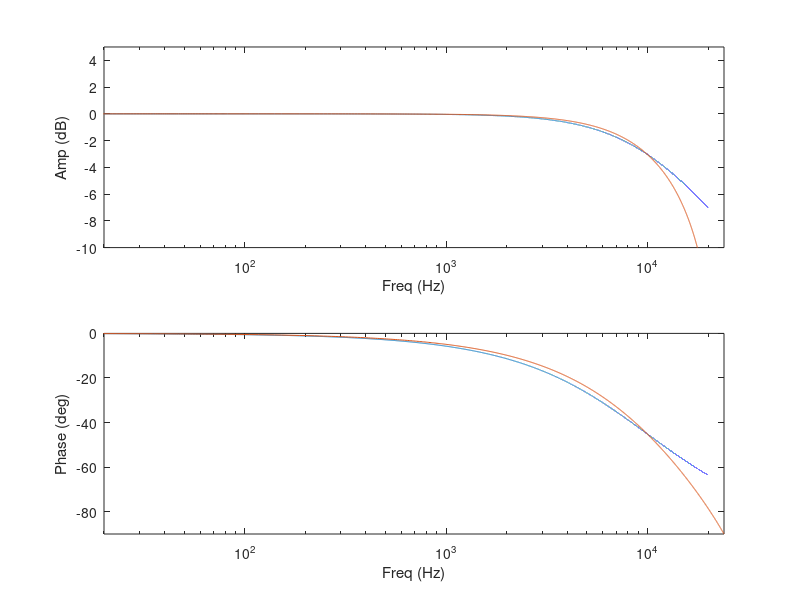

MATLAB code for this plot:
    % rcFilter.m
% 9/27/21
clear;clc;
C = 800 * 10^-12; % nanoFarads
R = 20000; 

% Angular frequency
w = 2 * pi * [20:20000]; % 2pi * Hz

s = 1j * w;

% Transfer function
H = 1 ./ ((s*C*R) + 1);

% cut-off frequency
fc = 1/(2*pi*R*C);

% Digital filter
Fs = 48000;
% k = 2*Fs;
k = 2*pi*fc / (tan((pi*fc)/Fs));
b0 = 1 / (k*R*C + 1);
b1 = b0;
a0 = 1;
a1 = (1 - k*R*C) / (1 + k*R*C);

b = [b0,b1]; a = [a0,a1];

[Hd,Wd] = freqz(b,a,2048,Fs);


% Magnitude response
subplot(2,1,1);
semilogx(w/(2*pi) , 20*log10(abs(H)) , Wd , 20*log10(abs(Hd)));
axis([20 24000 -10 5]);
xlabel('Freq (Hz)'); ylabel('Amp (dB)');

% Phase response
subplot(2,1,2);
semilogx(w/(2*pi) , angle(H) * (180/pi) , Wd , angle(Hd) * (180/pi));
axis([20 24000 -90 0]);
xlabel('Freq (Hz)'); ylabel('Phase (deg)');



